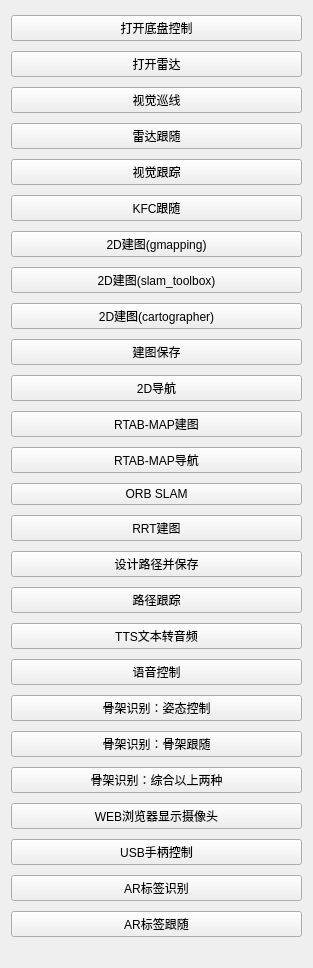
              <widget class="QWidget" name="scrollAreaWidgetContents">
               <property name="geometry">
                <rect>
                 <x>0</x>
                 <y>-334</y>
                 <width>313</width>
                 <height>968</height>
                </rect>
               </property>
               <layout class="QVBoxLayout" name="verticalLayout_10">
                <item>
                 <widget class="QPushButton" name="pushButton_base">
                  <property name="text">
                   <string>打开底盘控制</string>
                  </property>
                  <property name="checkable">
                   <bool>true</bool>
                  </property>
                  <property name="checked">
                   <bool>false</bool>
                  </property>
                  <property name="autoRepeat">
                   <bool>false</bool>
                  </property>
                 </widget>
                </item>
                <item>
                 <widget class="QPushButton" name="pushButton_laser">
                  <property name="text">
                   <string>打开雷达</string>
                  </property>
                  <property name="checkable">
                   <bool>true</bool>
                  </property>
                  <property name="checked">
                   <bool>false</bool>
                  </property>
                  <property name="autoRepeat">
                   <bool>false</bool>
                  </property>
                 </widget>
                </item>
                <item>
                 <widget class="QPushButton" name="pushButton_linefollower">
                  <property name="text">
                   <string>视觉巡线</string>
                  </property>
                  <property name="checkable">
                   <bool>true</bool>
                  </property>
                  <property name="checked">
                   <bool>false</bool>
                  </property>
                  <property name="autoRepeat">
                   <bool>false</bool>
                  </property>
                 </widget>
                </item>
                <item>
                 <widget class="QPushButton" name="pushButton_laserfollower">
                  <property name="text">
                   <string>雷达跟随</string>
                  </property>
                  <property name="checkable">
                   <bool>true</bool>
                  </property>
                  <property name="checked">
                   <bool>false</bool>
                  </property>
                  <property name="autoRepeat">
                   <bool>false</bool>
                  </property>
                 </widget>
                </item>
                <item>
                 <widget class="QPushButton" name="pushButton_visfollower">
                  <property name="text">
                   <string>视觉跟踪</string>
                  </property>
                  <property name="checkable">
                   <bool>true</bool>
                  </property>
                  <property name="checked">
                   <bool>false</bool>
                  </property>
                  <property name="autoRepeat">
                   <bool>false</bool>
                  </property>
                 </widget>
                </item>
                <item>
                 <widget class="QPushButton" name="pushButton_kcf">
                  <property name="text">
                   <string>KFC跟随</string>
                  </property>
                  <property name="checkable">
                   <bool>true</bool>
                  </property>
                  <property name="checked">
                   <bool>false</bool>
                  </property>
                  <property name="autoRepeat">
                   <bool>false</bool>
                  </property>
                 </widget>
                </item>
                <item>
                 <widget class="QPushButton" name="pushButton_2dmap">
                  <property name="text">
                   <string>2D建图(gmapping)</string>
                  </property>
                  <property name="checkable">
                   <bool>true</bool>
                  </property>
                  <property name="checked">
                   <bool>false</bool>
                  </property>
                  <property name="autoRepeat">
                   <bool>false</bool>
                  </property>
                 </widget>
                </item>
                <item>
                 <widget class="QPushButton" name="pushButton_2dmap_2">
                  <property name="text">
                   <string>2D建图(slam_toolbox)</string>
                  </property>
                  <property name="checkable">
                   <bool>true</bool>
                  </property>
                  <property name="checked">
                   <bool>false</bool>
                  </property>
                  <property name="autoRepeat">
                   <bool>false</bool>
                  </property>
                 </widget>
                </item>
                <item>
                 <widget class="QPushButton" name="pushButton_2dmap_3">
                  <property name="text">
                   <string>2D建图(cartographer)</string>
                  </property>
                  <property name="checkable">
                   <bool>true</bool>
                  </property>
                  <property name="checked">
                   <bool>false</bool>
                  </property>
                  <property name="autoRepeat">
                   <bool>false</bool>
                  </property>
                 </widget>
                </item>
                <item>
                 <widget class="QPushButton" name="pushButton_2dmapsave">
                  <property name="text">
                   <string>建图保存</string>
                  </property>
                  <property name="checkable">
                   <bool>true</bool>
                  </property>
                 </widget>
                </item>
                <item>
                 <widget class="QPushButton" name="pushButton_2dnav">
                  <property name="text">
                   <string>2D导航</string>
                  </property>
                  <property name="checkable">
                   <bool>true</bool>
                  </property>
                  <property name="checked">
                   <bool>false</bool>
                  </property>
                  <property name="autoRepeat">
                   <bool>false</bool>
                  </property>
                 </widget>
                </item>
                <item>
                 <widget class="QPushButton" name="pushButton_3dmap">
                  <property name="text">
                   <string>RTAB-MAP建图</string>
                  </property>
                  <property name="checkable">
                   <bool>true</bool>
                  </property>
                  <property name="checked">
                   <bool>false</bool>
                  </property>
                  <property name="autoRepeat">
                   <bool>false</bool>
                  </property>
                 </widget>
                </item>
                <item>
                 <widget class="QPushButton" name="pushButton_3dnav">
                  <property name="enabled">
                   <bool>true</bool>
                  </property>
                  <property name="text">
                   <string>RTAB-MAP导航</string>
                  </property>
                  <property name="checkable">
                   <bool>true</bool>
                  </property>
                  <property name="checked">
                   <bool>false</bool>
                  </property>
                  <property name="autoRepeat">
                   <bool>false</bool>
                  </property>
                 </widget>
                </item>
                <item>
                 <widget class="QPushButton" name="pushButton_orb">
                  <property name="enabled">
                   <bool>true</bool>
                  </property>
                  <property name="text">
                   <string>ORB SLAM</string>
                  </property>
                  <property name="checkable">
                   <bool>true</bool>
                  </property>
                  <property name="checked">
                   <bool>false</bool>
                  </property>
                  <property name="autoRepeat">
                   <bool>false</bool>
                  </property>
                 </widget>
                </item>
                <item>
                 <widget class="QPushButton" name="pushButton_rrt">
                  <property name="enabled">
                   <bool>true</bool>
                  </property>
                  <property name="text">
                   <string>RRT建图</string>
                  </property>
                  <property name="checkable">
                   <bool>true</bool>
                  </property>
                  <property name="checked">
                   <bool>false</bool>
                  </property>
                  <property name="autoRepeat">
                   <bool>false</bool>
                  </property>
                 </widget>
                </item>
                <item>
                 <widget class="QPushButton" name="pushButton_path1">
                  <property name="enabled">
                   <bool>true</bool>
                  </property>
                  <property name="text">
                   <string>设计路径并保存</string>
                  </property>
                  <property name="checkable">
                   <bool>true</bool>
                  </property>
                  <property name="checked">
                   <bool>false</bool>
                  </property>
                  <property name="autoRepeat">
                   <bool>false</bool>
                  </property>
                 </widget>
                </item>
                <item>
                 <widget class="QPushButton" name="pushButton_path2">
                  <property name="enabled">
                   <bool>true</bool>
                  </property>
                  <property name="text">
                   <string>路径跟踪</string>
                  </property>
                  <property name="checkable">
                   <bool>true</bool>
                  </property>
                  <property name="checked">
                   <bool>false</bool>
                  </property>
                  <property name="autoRepeat">
                   <bool>false</bool>
                  </property>
                 </widget>
                </item>
                <item>
                 <widget class="QPushButton" name="pushButton_tts">
                  <property name="enabled">
                   <bool>true</bool>
                  </property>
                  <property name="text">
                   <string>TTS文本转音频</string>
                  </property>
                  <property name="checkable">
                   <bool>true</bool>
                  </property>
                  <property name="checked">
                   <bool>false</bool>
                  </property>
                  <property name="autoRepeat">
                   <bool>false</bool>
                  </property>
                 </widget>
                </item>
                <item>
                 <widget class="QPushButton" name="pushButton_mic">
                  <property name="enabled">
                   <bool>true</bool>
                  </property>
                  <property name="text">
                   <string>语音控制</string>
                  </property>
                  <property name="checkable">
                   <bool>true</bool>
                  </property>
                  <property name="checked">
                   <bool>false</bool>
                  </property>
                  <property name="autoRepeat">
                   <bool>false</bool>
                  </property>
                 </widget>
                </item>
                <item>
                 <widget class="QPushButton" name="pushButton_gu1">
                  <property name="enabled">
                   <bool>true</bool>
                  </property>
                  <property name="text">
                   <string>骨架识别：姿态控制</string>
                  </property>
                  <property name="checkable">
                   <bool>true</bool>
                  </property>
                  <property name="checked">
                   <bool>false</bool>
                  </property>
                  <property name="autoRepeat">
                   <bool>false</bool>
                  </property>
                 </widget>
                </item>
                <item>
                 <widget class="QPushButton" name="pushButton_gu2">
                  <property name="enabled">
                   <bool>true</bool>
                  </property>
                  <property name="text">
                   <string>骨架识别：骨架跟随</string>
                  </property>
                  <property name="checkable">
                   <bool>true</bool>
                  </property>
                  <property name="checked">
                   <bool>false</bool>
                  </property>
                  <property name="autoRepeat">
                   <bool>false</bool>
                  </property>
                 </widget>
                </item>
                <item>
                 <widget class="QPushButton" name="pushButton_gu3">
                  <property name="enabled">
                   <bool>true</bool>
                  </property>
                  <property name="text">
                   <string>骨架识别：综合以上两种</string>
                  </property>
                  <property name="checkable">
                   <bool>true</bool>
                  </property>
                  <property name="checked">
                   <bool>false</bool>
                  </property>
                  <property name="autoRepeat">
                   <bool>false</bool>
                  </property>
                 </widget>
                </item>
                <item>
                 <widget class="QPushButton" name="pushButton_webusbcam">
                  <property name="text">
                   <string>WEB浏览器显示摄像头</string>
                  </property>
                  <property name="checkable">
                   <bool>true</bool>
                  </property>
                  <property name="checked">
                   <bool>false</bool>
                  </property>
                  <property name="autoRepeat">
                   <bool>false</bool>
                  </property>
                 </widget>
                </item>
                <item>
                 <widget class="QPushButton" name="pushButton_joy">
                  <property name="text">
                   <string>USB手柄控制</string>
                  </property>
                  <property name="checkable">
                   <bool>true</bool>
                  </property>
                  <property name="checked">
                   <bool>false</bool>
                  </property>
                  <property name="autoRepeat">
                   <bool>false</bool>
                  </property>
                 </widget>
                </item>
                <item>
                 <widget class="QPushButton" name="pushButton_ar1">
                  <property name="text">
                   <string>AR标签识别</string>
                  </property>
                  <property name="checkable">
                   <bool>true</bool>
                  </property>
                  <property name="checked">
                   <bool>false</bool>
                  </property>
                  <property name="autoRepeat">
                   <bool>false</bool>
                  </property>
                 </widget>
                </item>
                <item>
                 <widget class="QPushButton" name="pushButton_ar2">
                  <property name="text">
                   <string>AR标签跟随</string>
                  </property>
                  <property name="checkable">
                   <bool>true</bool>
                  </property>
                  <property name="checked">
                   <bool>false</bool>
                  </property>
                  <property name="autoRepeat">
                   <bool>false</bool>
                  </property>
                 </widget>
                </item>
               </layout>
              </widget>
